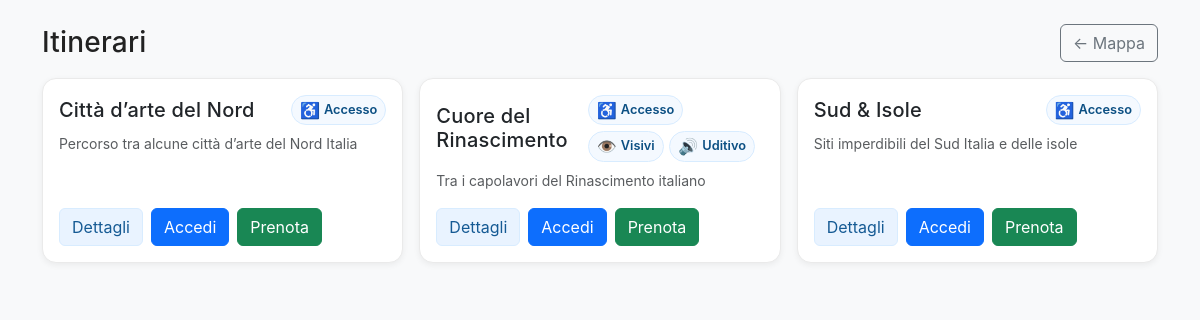
The page /itinerari/ on the database its author committed.
### heritage/models.py (models this page shows, shortened)
class Itinerario(models.Model):
    nome = models.CharField(max_length=200)
    descrizione = models.TextField(blank=True)

### heritage/views.py (the view, shortened to what this page needs)
# urls.py: path("itinerari/", ItinerarioListView.as_view(), name="itinerari_list"),
class ItinerarioListView(ListView):
    model = Itinerario
    template_name = "heritage/itinerari_list.html"
    context_object_name = "itinerari"
    paginate_by = 12
    def get_queryset(self):
        qs = Itinerario.objects.all().order_by("nome")
        wc_subq = Tappa.objects.filter(
            itinerario=OuterRef("pk"),
            sito__accessibilita__sedia_a_rotelle=True
        )
        visivi_subq = Tappa.objects.filter(
            itinerario=OuterRef("pk"),
            sito__accessibilita__ausili_visivi=True
        )
        uditivo_subq = Tappa.objects.filter(
            itinerario=OuterRef("pk"),
            sito__accessibilita__supporto_uditivo=True
        )
        qs = qs.annotate(
            has_wheelchair=Exists(wc_subq),
            has_visivi=Exists(visivi_subq),
            has_uditivo=Exists(uditivo_subq),
        ).prefetch_related(
            "tappe__sito__accessibilita"
        )
        return qs
    def get_context_data(self, **kwargs):
        ctx = super().get_context_data(**kwargs)
        pren_ids = set()
        ctx["prenotati_ids"] = pren_ids
        return ctx

### heritage/templates/heritage/itinerari_list.html (shortened to what this page needs)
{% load static %}
<!doctype html>
<html lang="it">
<head>
  <link href="https://cdn.jsdelivr.net/npm/bootstrap@5.3.3/dist/css/bootstrap.min.css" rel="stylesheet">
  <link rel="stylesheet" href="{% static 'heritage/css/style.css' %}">
</head>
<body class="bg-light">
  <main class="container py-4">
    <div class="d-flex justify-content-between align-items-center mb-3">
      <h1 class="h3 m-0">Itinerari</h1>
      <a class="btn btn-outline-secondary" href="{% url 'home' %}">← Mappa</a>
    </div>
    {% if itinerari %}
      <div class="row g-3">
        {% for it in itinerari %}
          <div class="col-12 col-sm-6 col-lg-4">
            <div class="card card-itinerary h-100">
              <div class="card-body d-flex flex-column">
               <div class="d-flex align-items-center justify-content-between mb-2">
              <h2 class="h5 card-title m-0">{{ it.nome }}</h2>
              <div class="acc-badges">
                {% if it.has_wheelchair %}
                  <span class="badge-access" title="Accesso sedia a rotelle"><span class="sym">♿</span>Accesso</span>
                {% endif %}
                {% if it.has_visivi %}
                  <span class="badge-access" title="Ausili visivi"><span class="sym">👁️</span>Visivi</span>
                {% endif %}
                {% if it.has_uditivo %}
                  <span class="badge-access" title="Supporto uditivo"><span class="sym">🔊</span>Uditivo</span>
                {% endif %}
              </div>
            </div>
                {% if it.descrizione %}
                  <p class="card-text text-muted small">{{ it.descrizione|truncatewords:28 }}</p>
                {% endif %}
                <div class="mt-auto d-flex flex-wrap gap-2">
                  <a class="btn btn-soft-primary" href="{% url 'itinerario_dettaglio' it.pk %}">Dettagli</a>
                  {% if user.is_authenticated %}
                    {% if it.id in prenotati_ids %}
                      <button class="btn btn-soft-success btn-toggle-prenota"
                              data-url="{% url 'toggle_prenotazione' it.id %}">Prenotato ✓</button>
                    {% else %}
                      <button class="btn btn-primary btn-toggle-prenota"
                              data-url="{% url 'toggle_prenotazione' it.id %}">Segui</button>
                    {% endif %}
                  {% else %}
                    <a class="btn btn-primary" href="{% url 'login' %}?next={% url 'itinerari_list' %}">Accedi</a>
                  {% endif %}
                  <a class="btn btn-success" href="{% url 'booking_create' it.id %}">Prenota</a>
                </div>
              </div>
            </div>
          </div>
        {% endfor %}
      </div>
    {% else %}
      <div class="alert alert-info">Non ci sono ancora itinerari.</div>
    {% endif %}
  </main>
</body>
</html>

### heritage/static/heritage/css/style.css (style rules this page uses)
:root { --brand-600:#1e73be; --brand-700:#155a94; --bg:#fafafa; --card:#ffffff; --text:#222; --muted:#666; --ring: rgba(30,115,190,0.35); --shadow: 0 4px 12px rgba(0,0,0,.08); --shadow-sm: 0 2px 6px rgba(0,0,0,.06); }
body { font-family:"Inter","Segoe UI",Roboto,system-ui,sans-serif; color:var(--text); background:var(--bg); line-height:1.6; -webkit-font-smoothing:antialiased; -moz-osx-font-smoothing:grayscale; }
main { padding:1.5rem; max-width:1200px; margin:auto; }
h1,h2,h3 { letter-spacing:.2px }
h2, h3 { color:var(--brand-600); margin-top:1.2rem; margin-bottom:.8rem }
.card-itinerary { background:var(--card); border:1px solid #eaeaea; border-radius:14px; box-shadow:var(--shadow-sm); transition: transform .18s ease, box-shadow .18s ease, border-color .18s ease; }
.card-itinerary .card-title { margin-bottom:.25rem }
.card-itinerary .card-text { color:var(--muted) }
.acc-badges { display:flex; gap:.35rem; flex-wrap:wrap }
.badge-access { display:inline-flex; align-items:center; gap:.25rem; background:#f4f9ff; color:#0b4f83; border:1px solid #d8ecff; padding:.25rem .5rem; border-radius:999px; font-size:.8rem; font-weight:600; }
.badge-access .sym { font-size:1rem; line-height:1 }
.btn-soft-primary { color:var(--brand-700); background:#e9f3ff; border:1px solid #d8ecff; }

### rows shown on the page
Itinerario: nome "Città d’arte del Nord", shows "Accesso", descrizione "Percorso tra alcune città d’arte del Nord Italia"
Itinerario: nome "Cuore del Rinascimento", shows "Accesso", shows "Visivi", shows "Uditivo", descrizione "Tra i capolavori del Rinascimento italiano"
Itinerario: nome "Sud & Isole", shows "Accesso", descrizione "Siti imperdibili del Sud Italia e delle isole"
